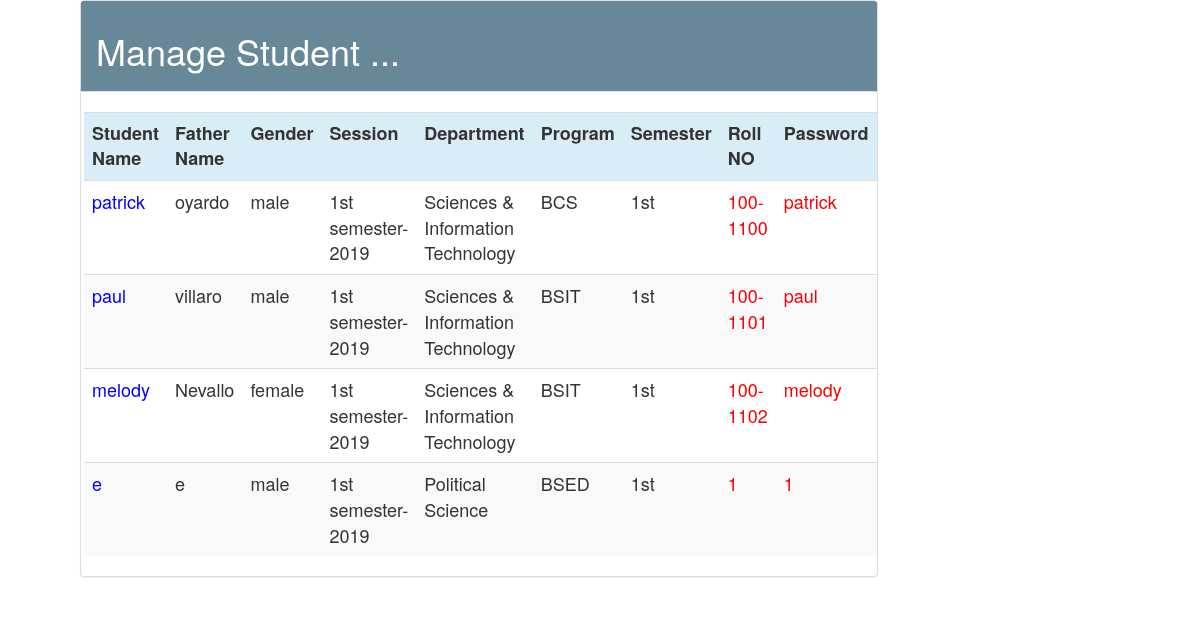
The app's page /video4/ManageStudent.php with its own data.
### tables this page shows
CREATE TABLE `student` (
  `StudentID` int(15) NOT NULL,
  `StudentName` varchar(50) NOT NULL,
  `FatherName` varchar(50) NOT NULL,
  `Gender` varchar(10) NOT NULL,
  `SessionID` int(11) NOT NULL,
  `ProgramID` int(15) NOT NULL,
  `DepartmentID` int(15) NOT NULL,
  `SemesterID` int(15) NOT NULL,
  `RollNO` varchar(20) NOT NULL,
  `Password` varchar(20) NOT NULL
);

CREATE TABLE `session` (
  `SessionID` int(11) NOT NULL,
  `SessionName` varchar(50) NOT NULL
);

CREATE TABLE `department` (
  `DepartmentID` int(15) NOT NULL,
  `DepartmentName` varchar(150) NOT NULL
);

CREATE TABLE `program` (
  `ProgramID` int(15) NOT NULL,
  `ProgramName` varchar(50) NOT NULL,
  `DepartmentID` int(15) NOT NULL,
  `Semesters` int(10) NOT NULL
);

CREATE TABLE `semester` (
  `semester_id` int(11) NOT NULL,
  `semester` varchar(50) NOT NULL
);

### video4/ManageStudent.php (the view, shortened to what this page needs)
<?php
include("Connection.php");
?>
<!DOCTYPE html>
<html lang="en">
<head>
<link href="style/css/bootstrap.min.css" rel="stylesheet">
<link href="style/css/k.css" rel="stylesheet">
</head>
<body>
   	    <div class="container-fluid">
                <div class="col-md-9 content">
                    <div class="panel panel-default" style="margin-left:50px">
                <div class="panel-heading" style="background-color:#668899">
            <h1  style="color:white">Manage Student ...
                    </h1>
                        </div>
                        <br>
    <div class='table-responsive'>
            <div style="overflow-x:scroll;">
    <table class="table table-striped " style="font-size:18px;margin-left:3px">
            <tr class="info">
                <th>Student Name</th>
                <th>Father Name</th>
                <th>Gender</th>
                <th>Session </th>
                <th>Department </th>
                <th>Program</th>
                <th>Semester</th>
                <th>Roll NO</th>
                <th>Password</th>
                </tr>
     <?php
$result=mysqli_query($connection,"select StudentID,StudentName,FatherName,Gender,SessionName,DepartmentName,ProgramName,semester,RollNO,Password from student
inner join session on session.SessionID = student.SessionID
inner join department on student.DepartmentID = department.DepartmentID
inner join program on student.ProgramID = program.ProgramID
inner join semester on student.SemesterID = semester.semester_id")or die ("query 2 incorrect.......");
while(list($StudentID,$StudentName,$FatherName,$Gender,$SessionID,$DepartmentName,$ProgramName,$SemesterName,$RollNO,$Password)=mysqli_fetch_array($result))
{
echo "<tr><td style='color:blue'>$StudentName</td><td>$FatherName</td><td>$Gender</td><td>$SessionID</td><td>$DepartmentName</td><td>$ProgramName</td><td>$SemesterName</td><td style='color:red'>$RollNO</td><td style='color:red'>$Password</td>";
echo"<td>
<a href='EditStudent.php?StudentID=$StudentID' class='btn btn-warning'> Edit</a>
<a href='ManageStudent.php?StudentID=$StudentID&action=delete' class='btn btn-danger'>Delete</a>
</td></tr>";
}
?>
                    </table>
                </div>
            </div>
            </div>
            </div>
        </div>
    </body>
</html>

### records on screen
student: StudentName "patrick", FatherName "oyardo", Gender "male", SessionID.SessionName "1st semester-2019", DepartmentID.DepartmentName "Sciences & Information Technology", ProgramID.ProgramName "BCS", SemesterID.semester "1st", RollNO "100-1100", Password "patrick"
student: StudentName "paul", FatherName "villaro", Gender "male", SessionID.SessionName "1st semester-2019", DepartmentID.DepartmentName "Sciences & Information Technology", ProgramID.ProgramName "BSIT", SemesterID.semester "1st", RollNO "100-1101", Password "paul"
student: StudentName "melody", FatherName "Nevallo", Gender "female", SessionID.SessionName "1st semester-2019", DepartmentID.DepartmentName "Sciences & Information Technology", ProgramID.ProgramName "BSIT", SemesterID.semester "1st", RollNO "100-1102", Password "melody"
student: StudentName "e", FatherName "e", Gender "male", SessionID.SessionName "1st semester-2019", DepartmentID.DepartmentName "Political Science", ProgramID.ProgramName "BSED", SemesterID.semester "1st", RollNO "1", Password "1"
